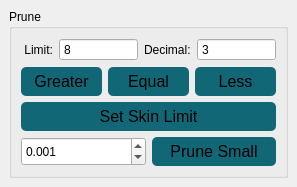
<?xml version="1.0" encoding="UTF-8"?>
<ui version="4.0">
 <class>pruneSkinUI</class>
 <widget class="QMainWindow" name="pruneSkinUI">
  <property name="geometry">
   <rect>
    <x>0</x>
    <y>0</y>
    <width>297</width>
    <height>172</height>
   </rect>
  </property>
  <property name="windowTitle">
   <string>PruneSkin_v01</string>
  </property>
  <widget class="QWidget" name="centralwidget">
   <layout class="QHBoxLayout" name="horizontalLayout_2">
    <item>
     <widget class="QGroupBox" name="prune_gb">
      <property name="sizePolicy">
       <sizepolicy hsizetype="Preferred" vsizetype="Expanding">
        <horstretch>0</horstretch>
        <verstretch>0</verstretch>
       </sizepolicy>
      </property>
      <property name="contextMenuPolicy">
       <enum>Qt::DefaultContextMenu</enum>
      </property>
      <property name="title">
       <string>Prune</string>
      </property>
      <layout class="QVBoxLayout" name="verticalLayout_4">
       <item>
        <layout class="QHBoxLayout" name="sp_gb_ht1_a">
         <item>
          <widget class="QLabel" name="limit_lb">
           <property name="sizePolicy">
            <sizepolicy hsizetype="Preferred" vsizetype="Preferred">
             <horstretch>0</horstretch>
             <verstretch>0</verstretch>
            </sizepolicy>
           </property>
           <property name="minimumSize">
            <size>
             <width>0</width>
             <height>0</height>
            </size>
           </property>
           <property name="text">
            <string> Limit:</string>
           </property>
          </widget>
         </item>
         <item>
          <widget class="QSpinBox" name="limit_sb">
           <property name="sizePolicy">
            <sizepolicy hsizetype="Expanding" vsizetype="Expanding">
             <horstretch>0</horstretch>
             <verstretch>0</verstretch>
            </sizepolicy>
           </property>
           <property name="buttonSymbols">
            <enum>QAbstractSpinBox::NoButtons</enum>
           </property>
           <property name="value">
            <number>8</number>
           </property>
          </widget>
         </item>
         <item>
          <widget class="QLabel" name="decimal_lb">
           <property name="text">
            <string>Decimal:</string>
           </property>
          </widget>
         </item>
         <item>
          <widget class="QSpinBox" name="decimal_sb">
           <property name="sizePolicy">
            <sizepolicy hsizetype="Expanding" vsizetype="Fixed">
             <horstretch>0</horstretch>
             <verstretch>0</verstretch>
            </sizepolicy>
           </property>
           <property name="frame">
            <bool>true</bool>
           </property>
           <property name="buttonSymbols">
            <enum>QAbstractSpinBox::NoButtons</enum>
           </property>
           <property name="keyboardTracking">
            <bool>true</bool>
           </property>
           <property name="value">
            <number>3</number>
           </property>
          </widget>
         </item>
        </layout>
       </item>
       <item>
        <layout class="QHBoxLayout" name="horizontalLayout_a">
         <item>
          <widget class="QPushButton" name="greater_btn">
           <property name="sizePolicy">
            <sizepolicy hsizetype="Preferred" vsizetype="Expanding">
             <horstretch>0</horstretch>
             <verstretch>0</verstretch>
            </sizepolicy>
           </property>
           <property name="minimumSize">
            <size>
             <width>0</width>
             <height>0</height>
            </size>
           </property>
           <property name="font">
            <font>
             <pointsize>12</pointsize>
            </font>
           </property>
           <property name="toolTip">
            <string>&lt;!DOCTYPE HTML PUBLIC &quot;-//W3C//DTD HTML 4.0//EN&quot; &quot;http://www.w3.org/TR/REC-html40/strict.dtd&quot;&gt;
&lt;html&gt;&lt;head&gt;&lt;meta name=&quot;qrichtext&quot; content=&quot;1&quot; /&gt;&lt;style type=&quot;text/css&quot;&gt;
p, li { white-space: pre-wrap; }
&lt;/style&gt;&lt;/head&gt;&lt;body style=&quot; font-family:'Sans Serif'; font-size:12pt; font-weight:400; font-style:normal;&quot;&gt;
&lt;p style=&quot; margin-top:0px; margin-bottom:0px; margin-left:0px; margin-right:0px; -qt-block-indent:0; text-indent:0px;&quot;&gt;Build the next step in the list.&lt;/p&gt;&lt;/body&gt;&lt;/html&gt;</string>
           </property>
           <property name="styleSheet">
            <string notr="true">QPushButton{ 
background-color: qlineargradient(spread:pad, x1:0, y1:1, x2:0, y2:0, stop:1 #116776, stop:0 #116776);
padding: 5px;
border-radius: 5px;
}

QPushButton:hover
{
background-color: #1d8ba3;
border-radius: 5px;
}

QPushButton:pressed
{
background-color: #1d1d1d;
border-radius: 5px;
}

QPushButton:disabled
{
background-color: #4b4b4b;
border-radius: 5px;
}</string>
           </property>
           <property name="text">
            <string>Greater</string>
           </property>
          </widget>
         </item>
         <item>
          <widget class="QPushButton" name="equal_btn">
           <property name="sizePolicy">
            <sizepolicy hsizetype="Preferred" vsizetype="Expanding">
             <horstretch>0</horstretch>
             <verstretch>0</verstretch>
            </sizepolicy>
           </property>
           <property name="minimumSize">
            <size>
             <width>0</width>
             <height>0</height>
            </size>
           </property>
           <property name="font">
            <font>
             <pointsize>12</pointsize>
            </font>
           </property>
           <property name="toolTip">
            <string>&lt;!DOCTYPE HTML PUBLIC &quot;-//W3C//DTD HTML 4.0//EN&quot; &quot;http://www.w3.org/TR/REC-html40/strict.dtd&quot;&gt;
&lt;html&gt;&lt;head&gt;&lt;meta name=&quot;qrichtext&quot; content=&quot;1&quot; /&gt;&lt;style type=&quot;text/css&quot;&gt;
p, li { white-space: pre-wrap; }
&lt;/style&gt;&lt;/head&gt;&lt;body style=&quot; font-family:'Sans Serif'; font-size:12pt; font-weight:400; font-style:normal;&quot;&gt;
&lt;p style=&quot; margin-top:0px; margin-bottom:0px; margin-left:0px; margin-right:0px; -qt-block-indent:0; text-indent:0px;&quot;&gt;Build the next step in the list.&lt;/p&gt;&lt;/body&gt;&lt;/html&gt;</string>
           </property>
           <property name="styleSheet">
            <string notr="true">QPushButton{ 
background-color: qlineargradient(spread:pad, x1:0, y1:1, x2:0, y2:0, stop:1 #116776, stop:0 #116776);
padding: 5px;
border-radius: 5px;
}

QPushButton:hover
{
background-color: #1d8ba3;
border-radius: 5px;
}

QPushButton:pressed
{
background-color: #1d1d1d;
border-radius: 5px;
}

QPushButton:disabled
{
background-color: #4b4b4b;
border-radius: 5px;
}</string>
           </property>
           <property name="text">
            <string>Equal</string>
           </property>
          </widget>
         </item>
         <item>
          <widget class="QPushButton" name="less_btn">
           <property name="sizePolicy">
            <sizepolicy hsizetype="Preferred" vsizetype="Expanding">
             <horstretch>0</horstretch>
             <verstretch>0</verstretch>
            </sizepolicy>
           </property>
           <property name="minimumSize">
            <size>
             <width>0</width>
             <height>0</height>
            </size>
           </property>
           <property name="font">
            <font>
             <pointsize>12</pointsize>
            </font>
           </property>
           <property name="toolTip">
            <string>&lt;!DOCTYPE HTML PUBLIC &quot;-//W3C//DTD HTML 4.0//EN&quot; &quot;http://www.w3.org/TR/REC-html40/strict.dtd&quot;&gt;
&lt;html&gt;&lt;head&gt;&lt;meta name=&quot;qrichtext&quot; content=&quot;1&quot; /&gt;&lt;style type=&quot;text/css&quot;&gt;
p, li { white-space: pre-wrap; }
&lt;/style&gt;&lt;/head&gt;&lt;body style=&quot; font-family:'Sans Serif'; font-size:12pt; font-weight:400; font-style:normal;&quot;&gt;
&lt;p style=&quot; margin-top:0px; margin-bottom:0px; margin-left:0px; margin-right:0px; -qt-block-indent:0; text-indent:0px;&quot;&gt;Build the next step in the list.&lt;/p&gt;&lt;/body&gt;&lt;/html&gt;</string>
           </property>
           <property name="styleSheet">
            <string notr="true">QPushButton{ 
background-color: qlineargradient(spread:pad, x1:0, y1:1, x2:0, y2:0, stop:1 #116776, stop:0 #116776);
padding: 5px;
border-radius: 5px;
}

QPushButton:hover
{
background-color: #1d8ba3;
border-radius: 5px;
}

QPushButton:pressed
{
background-color: #1d1d1d;
border-radius: 5px;
}

QPushButton:disabled
{
background-color: #4b4b4b;
border-radius: 5px;
}</string>
           </property>
           <property name="text">
            <string>Less</string>
           </property>
          </widget>
         </item>
        </layout>
       </item>
       <item>
        <widget class="QPushButton" name="setSkinLimit_btn">
         <property name="sizePolicy">
          <sizepolicy hsizetype="Expanding" vsizetype="Expanding">
           <horstretch>0</horstretch>
           <verstretch>0</verstretch>
          </sizepolicy>
         </property>
         <property name="minimumSize">
          <size>
           <width>20</width>
           <height>0</height>
          </size>
         </property>
         <property name="font">
          <font>
           <pointsize>12</pointsize>
          </font>
         </property>
         <property name="toolTip">
          <string>&lt;!DOCTYPE HTML PUBLIC &quot;-//W3C//DTD HTML 4.0//EN&quot; &quot;http://www.w3.org/TR/REC-html40/strict.dtd&quot;&gt;
&lt;html&gt;&lt;head&gt;&lt;meta name=&quot;qrichtext&quot; content=&quot;1&quot; /&gt;&lt;style type=&quot;text/css&quot;&gt;
p, li { white-space: pre-wrap; }
&lt;/style&gt;&lt;/head&gt;&lt;body style=&quot; font-family:'Sans Serif'; font-size:12pt; font-weight:400; font-style:normal;&quot;&gt;
&lt;p style=&quot; margin-top:0px; margin-bottom:0px; margin-left:0px; margin-right:0px; -qt-block-indent:0; text-indent:0px;&quot;&gt;Build the next step in the list.&lt;/p&gt;&lt;/body&gt;&lt;/html&gt;</string>
         </property>
         <property name="styleSheet">
          <string notr="true">QPushButton{ 
background-color: qlineargradient(spread:pad, x1:0, y1:1, x2:0, y2:0, stop:1 #116776, stop:0 #116776);
padding: 5px;
border-radius: 5px;
}

QPushButton:hover
{
background-color: #1d8ba3;
border-radius: 5px;
}

QPushButton:pressed
{
background-color: #1d1d1d;
border-radius: 5px;
}

QPushButton:disabled
{
background-color: #4b4b4b;
border-radius: 5px;
}</string>
         </property>
         <property name="text">
          <string>Set Skin Limit</string>
         </property>
        </widget>
       </item>
       <item>
        <layout class="QHBoxLayout" name="prune_gb_ht1_a" stretch="0,0">
         <item>
          <widget class="QDoubleSpinBox" name="smallWeight_sp">
           <property name="sizePolicy">
            <sizepolicy hsizetype="Expanding" vsizetype="Expanding">
             <horstretch>0</horstretch>
             <verstretch>0</verstretch>
            </sizepolicy>
           </property>
           <property name="decimals">
            <number>3</number>
           </property>
           <property name="maximum">
            <double>1.000000000000000</double>
           </property>
           <property name="singleStep">
            <double>0.050000000000000</double>
           </property>
           <property name="value">
            <double>0.001000000000000</double>
           </property>
          </widget>
         </item>
         <item>
          <widget class="QPushButton" name="pruneSmall_btn">
           <property name="sizePolicy">
            <sizepolicy hsizetype="Expanding" vsizetype="Expanding">
             <horstretch>0</horstretch>
             <verstretch>0</verstretch>
            </sizepolicy>
           </property>
           <property name="minimumSize">
            <size>
             <width>20</width>
             <height>0</height>
            </size>
           </property>
           <property name="font">
            <font>
             <pointsize>12</pointsize>
            </font>
           </property>
           <property name="toolTip">
            <string>&lt;!DOCTYPE HTML PUBLIC &quot;-//W3C//DTD HTML 4.0//EN&quot; &quot;http://www.w3.org/TR/REC-html40/strict.dtd&quot;&gt;
&lt;html&gt;&lt;head&gt;&lt;meta name=&quot;qrichtext&quot; content=&quot;1&quot; /&gt;&lt;style type=&quot;text/css&quot;&gt;
p, li { white-space: pre-wrap; }
&lt;/style&gt;&lt;/head&gt;&lt;body style=&quot; font-family:'Sans Serif'; font-size:12pt; font-weight:400; font-style:normal;&quot;&gt;
&lt;p style=&quot; margin-top:0px; margin-bottom:0px; margin-left:0px; margin-right:0px; -qt-block-indent:0; text-indent:0px;&quot;&gt;Build the next step in the list.&lt;/p&gt;&lt;/body&gt;&lt;/html&gt;</string>
           </property>
           <property name="styleSheet">
            <string notr="true">QPushButton{ 
background-color: qlineargradient(spread:pad, x1:0, y1:1, x2:0, y2:0, stop:1 #116776, stop:0 #116776);
padding: 5px;
border-radius: 5px;
}

QPushButton:hover
{
background-color: #1d8ba3;
border-radius: 5px;
}

QPushButton:pressed
{
background-color: #1d1d1d;
border-radius: 5px;
}

QPushButton:disabled
{
background-color: #4b4b4b;
border-radius: 5px;
}</string>
           </property>
           <property name="text">
            <string>Prune Small</string>
           </property>
          </widget>
         </item>
        </layout>
       </item>
      </layout>
     </widget>
    </item>
   </layout>
  </widget>
 </widget>
 <resources/>
 <connections/>
</ui>
